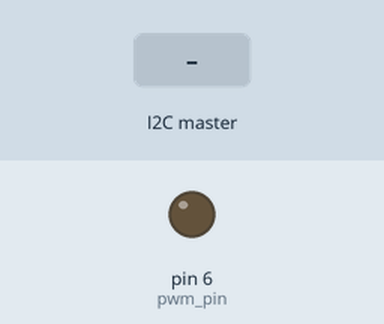
Recording of a sketch running on a simulated Arduino Uno, built with avr-gcc and run on an emulated ATmega328P. On the bench: output pins drawn as LEDs (lit = HIGH). The inputs (shaded band) are chosen by the test bench.

Above: at 1.2 s.
1.3 s: the I2C master sends the byte 1
At 2.4 s:
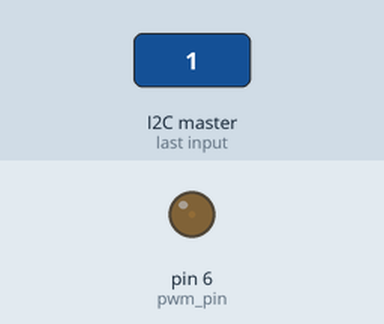
2.8 s: the I2C master sends the byte 90
At 3.6 s:
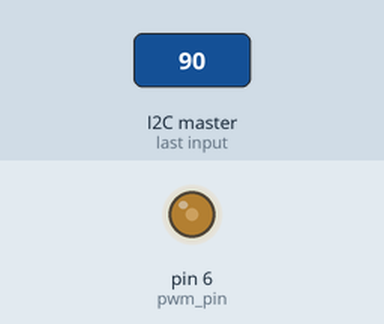
4.3 s: the I2C master sends the byte 200
At 4.7 s:
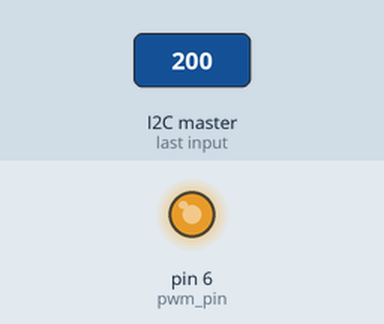
Timing chart, 0 to 7.3 s (numbered marks = the images above; inputs shaded):
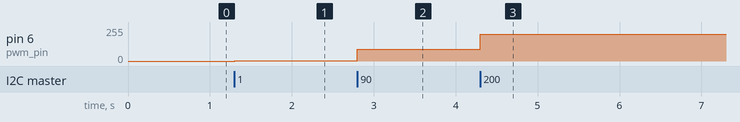

The sketch:

slave_pwm_i2c.ino
```cpp
#include <Wire.h>
int pwm_pin = 6;
int x =0;

void setup() {
  // put your setup code here, to run once:
  pinMode(pwm_pin, OUTPUT);
  Wire.begin(9);
  Wire.onReceive(receiveEvent);

}

void receiveEvent(int bytes){
    x = Wire.read();
  }
void loop() {
  // put your main code here, to run repeatedly:
  Serial.print(x);
  analogWrite(pwm_pin, x);

}
```

Measured:
- after the input at 1.3 s, pin 6 (pwm_pin): 0/255 → 1/255 at once
- after the input at 2.8 s, pin 6 (pwm_pin): 1/255 → 90/255 at once
- after the input at 4.3 s, pin 6 (pwm_pin): 90/255 → 200/255 at once
